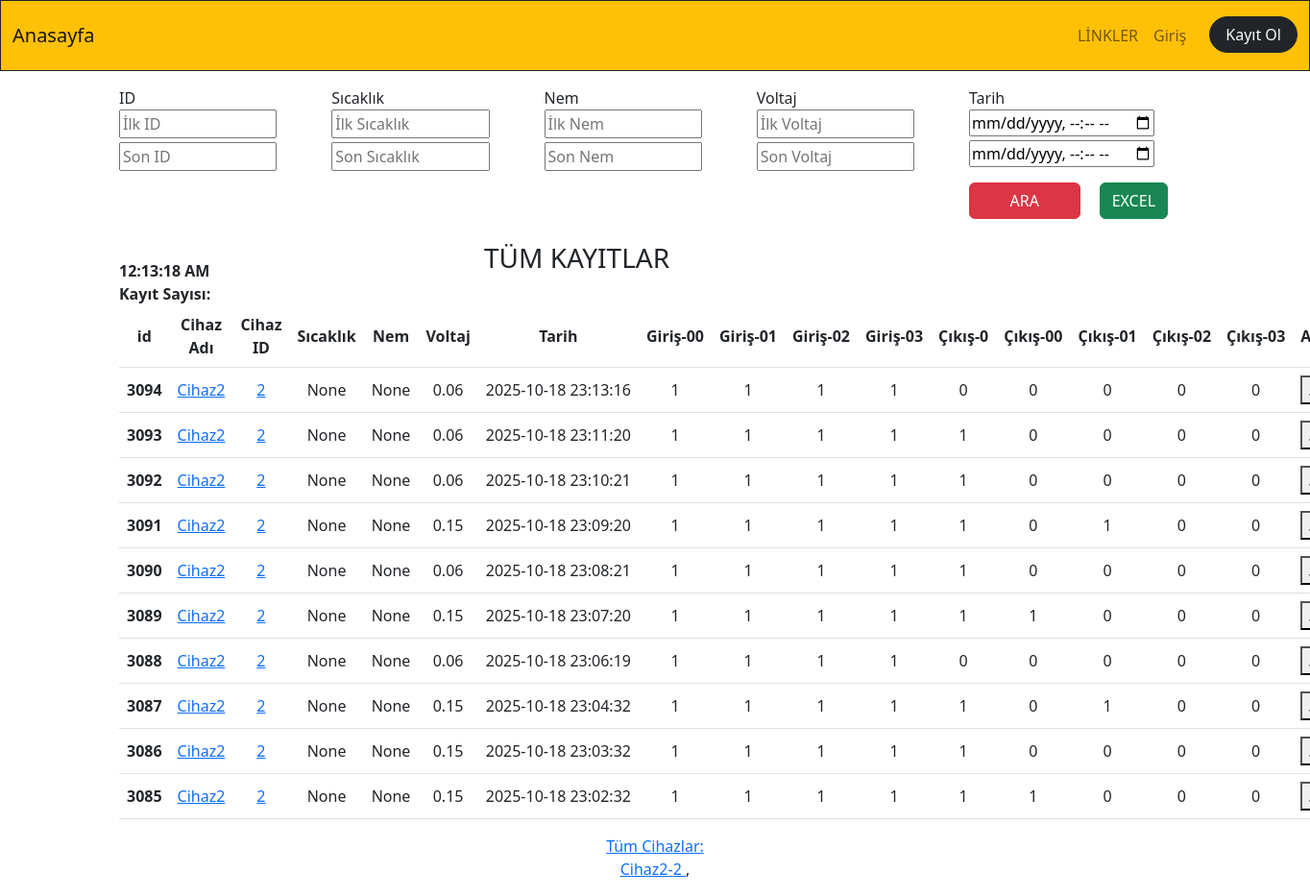
The page / on the database its author committed.
### app_monitor/models.py (models this page shows, shortened)
class Temperature(models.Model):
    id=models.BigAutoField(primary_key=True,db_column='ID')
    temperature=models.FloatField(blank=True,null=True)
    humidity=models.FloatField(blank=True,null=True)
    volcum=models.FloatField(blank=True,null=True)
    date=models.DateTimeField()
    mail=models.BooleanField(default=False)
    additionalText=models.CharField(blank=True,null=True, max_length=50)
    device_id=models.ForeignKey(Device,on_delete=models.CASCADE,null=True, blank=True)
    device_name=models.CharField(blank=True,null=True, max_length=50)
    cikis0=models.CharField(blank=True,null=True, max_length=5)
    cikis00=models.CharField(blank=True,null=True, max_length=5)
    cikis01=models.CharField(blank=True,null=True, max_length=5)
    cikis02=models.CharField(blank=True,null=True, max_length=5)
    cikis03=models.CharField(blank=True,null=True, max_length=5)
    input00=models.CharField(blank=True,null=True, max_length=1)
    input01=models.CharField(blank=True,null=True, max_length=1)
    input02=models.CharField(blank=True,null=True, max_length=1)
    input03=models.CharField(blank=True,null=True, max_length=1)
    tag_id=models.ForeignKey(RFID_Kisi,on_delete=models.CASCADE,null=True,blank=True)
    staff_name=models.CharField(blank=True,null=True, max_length=30)

class Device(models.Model):
    device_id=models.IntegerField(primary_key=True,db_column='ID')
    device_name=models.CharField(blank=True,null=True, max_length=20)
    device_ip=models.CharField(blank=True,null=True, max_length=20)
    device_port=models.IntegerField(blank=True,null=True)
    device_function=models.CharField(blank=True,null=True, max_length=20)
    device_state=models.BooleanField(blank=True,null=True,default=False) #241225
    def __str__(self):
        return(f"{self.device_id}")

### app_monitor/views.py (the view)
# urls.py: path('',dashboard,name="dashboard"),
def dashboard(request):
    print("dashboard girdi....")
    device_query=Device.objects.all().order_by(Lower('device_name'))
    deviceAll = Temperature.objects.order_by('-id')
    paginator = Paginator(deviceAll, 10)  # Show 5 contacts per page.
    device_search_count = deviceAll.count()
    page_number = request.GET.get('page')
    devicePaginator = paginator.get_page(page_number)
    context=dict(
        device_query=device_query,
        devicePaginator=devicePaginator,
    )
    return render(request,"app_monitor/dashboard.html",context)

### app_monitor/templates/app_monitor/dashboard.html (shortened to what this page needs)
{% extends "core/base.html" %}
{% load static %}
{% block content %}
<div class="container">
  <div class="row offset-sm- mt-3">
    <div class="col">
      <form action="/app_monitor/filter_device_all" method="get">
      <label class="col-sm-10" for="">ID</label><br>
      <input class="col-sm-10 mb-1" id="id-kucuk" name="id1" type="number" placeholder="İlk ID" pattern="[*-*-9-9]{4}" title="ID sayı olmalıdır">
      <input class="col-sm-10" id="id-buyuk" name="id2" type="number" placeholder="Son ID">
    </div>
    <div class="col">
      <label class="col-sm-10" for="">Sıcaklık</label><br>
      <input class="col-sm-10 mb-1" id="cihaz-sicaklik-kucuk" name="sicaklik1" type="number" step="0.1" placeholder="İlk Sıcaklık">
      <input class="col-sm-10" id="cihaz-sicaklik-buyuk" name="sicaklik2" type="number" step="0.1" placeholder="Son Sıcaklık">
    </div>
    <div class="col">
      <label class="col-sm-10" for="">Nem</label><br>
      <input class="col-sm-10 mb-1" id="cihaz-nem-kucuk" name="nem1" type="number" step="0.1" placeholder="İlk Nem">
      <input class="col-sm-10" id="cihaz-nem-buyuk" name="nem2" type="number" step="0.1" placeholder="Son Nem">
    </div>
    <div class="col">
      <label class="col-sm-10 " for="">Voltaj</label><br>
      <input class="col-sm-10 mb-1" id="cihaz-voltaj-kucuk" name="voltaj1" step="0.1" type="number" placeholder="İlk Voltaj">
      <input class="col-sm-10" id="cihaz-voltaj-buyuk" name="voltaj2" type="number" step="0.1" placeholder="Son Voltaj">
  </div>
  <div class="col">
      <label class="col-sm-10 " for="">Tarih</label><br>
      <input class="col-sm-10 mb-1" id="tarih-kucuk" name="tarih1" type="datetime-local" placeholder="İlk Tarih">
      <input class="col-sm-10" id="tarih-buyuk" name="tarih2" type="datetime-local" placeholder="Son Tarih">
      <button id="filtre-id" class="btn btn-danger btn-small col-sm-6 mt-3" type="submit" >ARA</button>
    <a  href="/app_monitor/export_to_excel_all"> <button class="btn btn-success ms-3 mt-3">EXCEL</button> </a>
    </div>
  </div>
  <div class="row">
  </div>
  <div class="row">
    <div class="col-sm-4 d-flex align-items-end">
      <b id="saat"> </b>
    </div>
    <div class="col-sm-4 d-flex align-items-end mt-3">
      <h3 class="text-center">TÜM KAYITLAR</h3>
    </div>
  <div class="col-sm-4 d-flex justify-content-end mt-3">
   </div>
  </div>
        <div id="temperature_ajax">
            <b>Kayıt Sayısı: </b>{{kayit_sayisi_total_ajax}} <br>
               <table class="table table-hover">
              <thead>
                 <tr>
                  <th scope="col">id</th>
                  <th scope="col">Cihaz Adı</th>
                  <th scope="col">Cihaz ID</th>
                  <th scope="col">Sıcaklık</th>
                  <th scope="col">Nem</th>
                  <th scope="col">Voltaj</th>
                  <th scope="col">Tarih</th>
                  <th scope="col">Giriş-00</th>
                  <th scope="col">Giriş-01</th>
                  <th scope="col">Giriş-02</th>
                  <th scope="col">Giriş-03</th>
                  <th scope="col">Çıkış-0</th>
                  <th scope="col">Çıkış-00</th>
                  <th scope="col">Çıkış-01</th>
                  <th scope="col">Çıkış-02</th>
                  <th scope="col">Çıkış-03</th>
                  <th scope="col">Açıklama</th>
                 </tr>
               </thead>
             <tbody>
             {% for temp in devicePaginator %}
             <tr>
                 {% if temp.temperature >= 45 %}
               <th scope="row" style="background-color:#FF0000">{{temp.id}}</th>
               <td style="background-color:#FF0000">{{temp.temperature}}</td>
                <td style="background-color:#FF0000"> {{temp.date|date:'Y-m-d H:i:s'}}</td>
                     {% if temp.mailSend == False %}
                     <td style="background-color:#FF0000"> {{temp.mailSend}}</td>
                     {% else %}
                     <td style="background-color:#0000FF"> {{temp.mailSend}}</td>
                     {% endif %}
                 {% else %}
               <th scope="row" >{{temp.id}}</th>
               <td> <a target="_blank" href="/app_monitor/cihazlar/cihaz_adi={{temp.device_name}}" >{{temp.device_name}}</a> </td>
               <td> <a target="_blank" href="/app_monitor/cihazlar/cihaz_id={{temp.device_id}}" >{{temp.device_id}}</a> </td>
               <td >{{temp.temperature}}</td>
               <td >{{temp.humidity}}</td>
               <td >{{temp.volcum}}</td>
               <td > {{temp.date|date:'Y-m-d H:i:s'}}</td>
                {% if temp.input00 == "0" %} <td class="m-3" style="background-color:orange;margin:10px">{{temp.input00}}</td> {% else %} <td >{{temp.input00}}</td> {% endif %}
                {% if temp.input01 == "0" %} <td class="" style="text-align:center;vertical-align:middle;background-color:orange;">{{temp.input01}}</td> {% else %} <td >{{temp.input01}}</td> {% endif %}
                <td style="">{{temp.input02}}</td>
                <td >{{temp.input03}}</td>
                <td >{{temp.cikis0}}</td>
                <td >{{temp.cikis00}}</td>
                <td >{{temp.cikis01}}</td>
                <td >{{temp.cikis02}}</td>
                <td >{{temp.cikis03}}</td>
               <td style="display: flex;text-align:start;vertical-align:middle">
                <button type="button" data-bs-toggle="modal" data-bs-target="#modal{{temp.id}}" data-bs-toggle="modal">...</button>
              </td>
               {% endif %}
             </tr>
           {% endfor %}
             </tbody>
            </table>
            </div>
            <div class="row">
              <div class="col-sm-12 text-center mb-3">
              <a href="/app_monitor/cihazlar_tum" target="_blank">Tüm Cihazlar:</a>
              <br>
              {% for device in device_query %}
              <a href="/app_monitor/cihazlar/{{device.device_name.capitalize}}/port={{device.device_port}}/devid={{device.pk}} " target="_blank">{{device.device_name}}-{{device.device_id}} </a> ,
              {% endfor %}
              <br>
              </div>
              </div>
        </div>
{% endblock content %}

### templates/core/base.html (shortened to what this page needs)
{% load static %}
{% load template_tags %}
<!doctype html>
<html lang="tr">
<head>
    <link rel="stylesheet" href="{% static 'css/bootstrap.min.css' %}">
    <link rel="stylesheet" href="https://cdnjs.cloudflare.com/ajax/libs/Chart.js/2.8.0/Chart.min.css">
</head>
<body>
    {% include "core/navbar.html" %}
{% block content %}
{% endblock content %}
</body>
</html>

### templates/core/navbar.html (shortened to what this page needs)
        <nav
        class="container-fluid navbar navbar-expand-lg bg-warning border border-bottom border-dark  opacity-99 ">
        <div class="container-fluid py-2 ">
            <a class="navbar-brand" href="/app_monitor">Anasayfa</a>
            <div class="collapse navbar-collapse" id="navbarNavAltMarkup">
                <ul class="navbar-nav ms-auto">
                    <li class="nav-item dropdown_hover">
                        <a class="nav-link" href="#" role="button" data-bs-toggle="dropdown" aria-expanded="false">
                            LİNKLER
                        </a>
                      </li>
                    {% if request.user.is_authenticated %}
                    <li class="nav-item dropdown">
                        <a class="nav-link dropdown-toggle" href="#" role="button" data-bs-toggle="dropdown" aria-expanded="false">
                            {{ request.user.username }}
                        </a>
                        <ul class="dropdown-menu">
                          <li><a class="dropdown-item" href=" {{ request.user.profile }} ">Edit Profile</a></li>
                          <li><a class="dropdown-item" href=" {{ request.user.profile }} ">All {{ request.user.profile }} Posts </a></li>
                        </ul>
                      </li>
                      <li class="nav-item">
                        <a class=" btn btn-dark text-light px-3 rounded-pill ms-3" href="{% url 'app_user_profile:logout_view' %} ">Çıkış</a>
                    </li>
                      {% else  %}
                      <li class="nav-item">
                        <a class="nav-link" href="{% url 'app_user_profile:login_view' %} ">Giriş</a>
                    </li>
                      <li class="nav-item">
                        <a class=" btn btn-dark text-light px-3 rounded-pill ms-3" href="{% url 'app_user_profile:register_view' %} ">Kayıt Ol</a>
                    </li>
                    {% endif %}
                  </ul>
            </div>
        </div>
    </nav>

### rows shown on the page
Temperature: id "3094", device_name "Cihaz2", device_id "2", temperature "None", humidity "None", volcum "0.06", date "2025-10-18 23:13:16", input00 "1", input01 "1", input02 "1", input03 "1", cikis0 "0", cikis00 "0", cikis01 "0", cikis02 "0", cikis03 "0"
Temperature: id "3093", device_name "Cihaz2", device_id "2", temperature "None", humidity "None", volcum "0.06", date "2025-10-18 23:11:20", input00 "1", input01 "1", input02 "1", input03 "1", cikis0 "1", cikis00 "0", cikis01 "0", cikis02 "0", cikis03 "0"
Temperature: id "3092", device_name "Cihaz2", device_id "2", temperature "None", humidity "None", volcum "0.06", date "2025-10-18 23:10:21", input00 "1", input01 "1", input02 "1", input03 "1", cikis0 "1", cikis00 "0", cikis01 "0", cikis02 "0", cikis03 "0"
Temperature: id "3091", device_name "Cihaz2", device_id "2", temperature "None", humidity "None", volcum "0.15", date "2025-10-18 23:09:20", input00 "1", input01 "1", input02 "1", input03 "1", cikis0 "1", cikis00 "0", cikis01 "1", cikis02 "0", cikis03 "0"
Temperature: id "3090", device_name "Cihaz2", device_id "2", temperature "None", humidity "None", volcum "0.06", date "2025-10-18 23:08:21", input00 "1", input01 "1", input02 "1", input03 "1", cikis0 "1", cikis00 "0", cikis01 "0", cikis02 "0", cikis03 "0"
Temperature: id "3089", device_name "Cihaz2", device_id "2", temperature "None", humidity "None", volcum "0.15", date "2025-10-18 23:07:20", input00 "1", input01 "1", input02 "1", input03 "1", cikis0 "1", cikis00 "1", cikis01 "0", cikis02 "0", cikis03 "0"
Temperature: id "3088", device_name "Cihaz2", device_id "2", temperature "None", humidity "None", volcum "0.06", date "2025-10-18 23:06:19", input00 "1", input01 "1", input02 "1", input03 "1", cikis0 "0", cikis00 "0", cikis01 "0", cikis02 "0", cikis03 "0"
Temperature: id "3087", device_name "Cihaz2", device_id "2", temperature "None", humidity "None", volcum "0.15", date "2025-10-18 23:04:32", input00 "1", input01 "1", input02 "1", input03 "1", cikis0 "1", cikis00 "0", cikis01 "1", cikis02 "0", cikis03 "0"
Temperature: id "3086", device_name "Cihaz2", device_id "2", temperature "None", humidity "None", volcum "0.15", date "2025-10-18 23:03:32", input00 "1", input01 "1", input02 "1", input03 "1", cikis0 "1", cikis00 "0", cikis01 "0", cikis02 "0", cikis03 "0"
Temperature: id "3085", device_name "Cihaz2", device_id "2", temperature "None", humidity "None", volcum "0.15", date "2025-10-18 23:02:32", input00 "1", input01 "1", input02 "1", input03 "1", cikis0 "1", cikis00 "1", cikis01 "0", cikis02 "0", cikis03 "0"
Device: device_name "Cihaz2", device_id "2"
